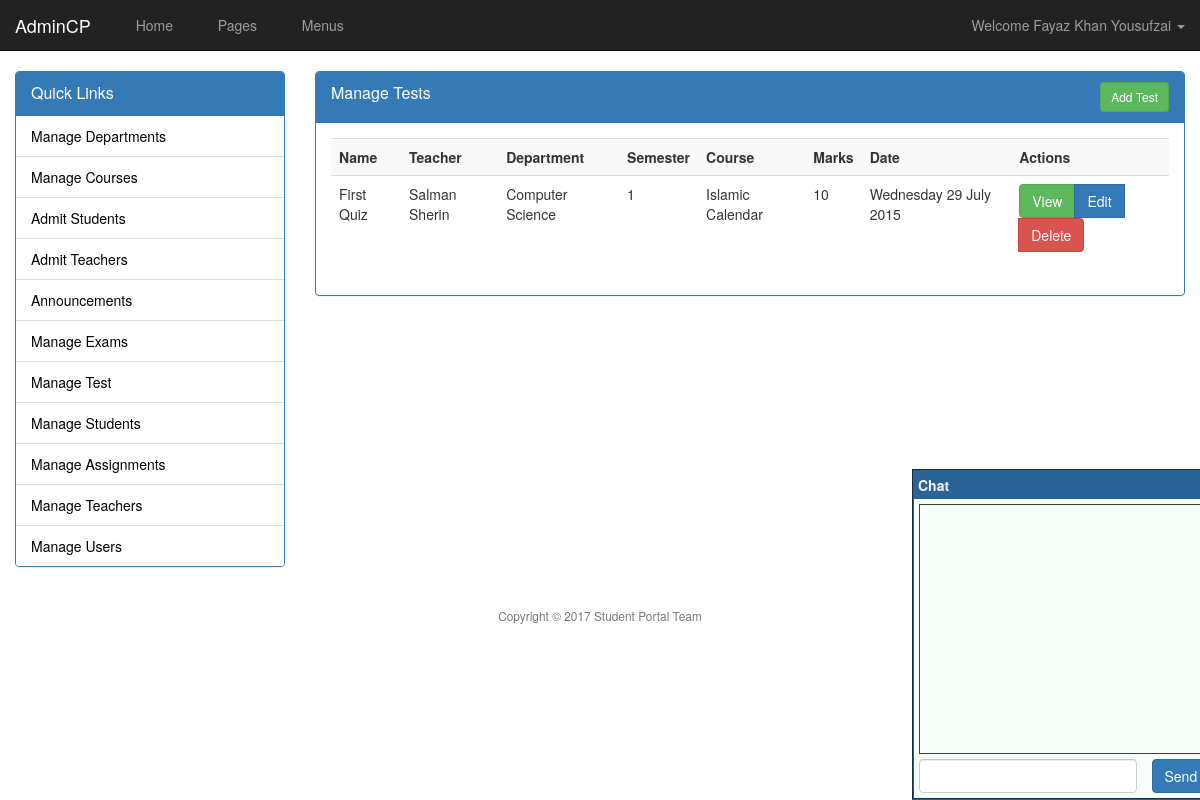
/admin/test.php (signed in), run on the app's committed database.
### tables this page shows
CREATE TABLE `tests` (
  `test_id` int(11) NOT NULL,
  `test_name` varchar(200) NOT NULL,
  `test_body` text NOT NULL,
  `test_teacher` int(11) NOT NULL,
  `test_department` int(11) NOT NULL,
  `test_semester` int(11) NOT NULL,
  `test_course` int(11) NOT NULL,
  `test_date` date NOT NULL,
  `test_marks` int(11) NOT NULL
);

### inc/database.php (called while the page is built, shortened)
<?php
class Database {
    public static $options = array();
    protected $con;
    protected $rs;
    private $row_id;
    public function __construct() {
        if (empty(self::$options)) {
            self::$options = array(
                PDO::ATTR_PERSISTENT => true,
                PDO::ATTR_ERRMODE => PDO::ERRMODE_EXCEPTION,
                PDO::MYSQL_ATTR_INIT_COMMAND => "SET NAMES utf8"
            );
        }
        try {
            $dsn = 'mysql:host=' . DB_HOST . ';dbname=' . DB_NAME;
            $this->con = new PDO($dsn, DB_USER, DB_PASS, self::$options);
        } catch (PDOException $e) {
            throw $e;
        }
    }
    public function query($stmt, $args = NULL) {
        $output = FALSE;
        try {
            $qprm = (!is_null($args) && !is_array($args)) ? array($args) : $args;
            $this->rs = $this->con->prepare($stmt);
            if (is_null($qprm)) {
                $this->rs->execute();
            } else {
                $this->rs->execute($qprm);
            }
            $this->row_id = $this->rs->rowCount();
            $output = $this;
        } catch (PDOException $e) {
            throw $e;
        }
        return $output;
    }
    public function queryValues($stmt, $fields = NULL, $args = NULL) {
        $output = FALSE;
        $fields = (is_array($fields)) ? $fields : array($fields);
        try {
            $db = new Database();
            $db->query($stmt, $args);
            if ($db->rowCount() > 0) {
                $r = $db->fetchArrayAssoc();
                foreach ($fields as $column) {
                    $output[$column] = $r[$column];
                }
            }
        } catch (PDOException $e) {
            throw $e;
        }
        return (object) $output;
    }
    public function fetchObject() {
        return $this->rs->fetch(PDO::FETCH_OBJ);
    }
    public function fetchArrayAssoc() {
        return $this->rs->fetch(PDO::FETCH_ASSOC);
    }
    public function rowCount() {
        return $this->row_id;
    }
    public function close() {
        $this->con = NULL;
        $this->row_id = NULL;
        $this->rs = NULL;
    }
}

### admin/test.php (the view)
<?php require 'header.php' ?>
<?php
$db = new Database();
if (isset($_GET["action"])) {
    $a = cleanString($_GET["action"]);
    if ($a === "add") {
        ?>
        <div class="panel panel-primary">
            <div class="panel-heading">
                <div class="panel-title">
                    Add Test
                </div>
            </div>
            <div class="panel-body">
                <?php
                if (isset($_POST["publish"])) {
                    $name = cleanString($_POST["name"]);
                    $body = $_POST["body"];
                    $teacher = cleanString($_POST["teacher"]);
                    $course = cleanString($_POST["course"]);
                    $department = cleanString($_POST["department"]);
                    $semester = cleanString($_POST["semester"]);
                    $date = cleanString($_POST["date"]);
                    $marks = cleanString($_POST["marks"]);
                    if (empty($name) || empty($date)) {
                        msgBox("error", "Please provide all fields");
                    } else {
                        try {
                            $date = date("Y-m-d", strtotime($date));
                            $stmt = "INSERT INTO tests VALUES(null,?,?,?,?,?,?,?,?)";
                            $args = array($name, $body,$teacher,$department,$semester,$course,$date,$marks);
                            $db->runQuery($stmt, $args);
                            msgBox("ok", "Test Published");
                        } catch (PDOException $e) {
                            msgBox("error", $e->getMessage());
                        }
                    }
                }
                ?>
                <form method="post" action="test.php?action=add">
                    <div class="form-group">
                        <label>Name</label>
                        <input type="text" name="name" class="form-control" required="" />
                    </div>
                    <div class="form-group">
                        <label>Details</label>
                        <textarea name="body" class="form-control editor" rows="10"></textarea>
                    </div>
                    <div class="form-group">
                        <label>Teacher</label>
                        <select name="teacher" class="form-control">
                            <?php echo list_teacher(); ?>
                        </select>
                    </div>
                    <div class="form-group">
                        <label>Department</label>
                        <select name="department" class="form-control">
                            <?php echo list_departments(); ?>
                        </select>
                    </div>
                    <div class="form-group">
                        <label>Semester</label>
                        <select name="semester" class="form-control">
                            <?php echo list_semesters(); ?>
                        </select>
                    </div>
                    <div class="form-group">
                        <label>Course</label>
                        <select name="course" class="form-control">
                            <?php echo list_courses(); ?>
                        </select>
                    </div>
                    <div class="form-group">
                        <label>Date</label>
                        <input type="date" name="date" class="form-control" required="" />
                    </div>
                    <div class="form-group">
                        <label>Marks</label>
                        <input type="number" name="marks" class="form-control" required="" />
                    </div>
                    <input type="submit" name="publish" value="Publish" class="btn btn-primary" />
                </form>
            </div>
        </div>
        <?php
    } else if ($a === "edit") {
        if (isset($_GET["id"])) {
            $id = intval(cleanString($_GET["id"]));
            ?>
        <div class="panel panel-primary">
            <div class="panel-heading">
                <div class="panel-title">
                    Edit Test
                </div>
            </div>
            <div class="panel-body">
                <?php
                if (isset($_POST["publish"])) {
                    $name = cleanString($_POST["name"]);
                    $body = $_POST["body"];
                    $teacher = cleanString($_POST["teacher"]);
                    $course = cleanString($_POST["course"]);
                    $department = cleanString($_POST["department"]);
                    $semester = cleanString($_POST["semester"]);
                    $date = cleanString($_POST["date"]);
                    $marks = cleanString($_POST["marks"]);
                    if (empty($name) || empty($date)) {
                        msgBox("error", "Please provide all fields");
                    } else {
                        try {
                            $date = date("Y-m-d", strtotime($date));
                            $stmt = "UPDATE tests SET test_name = ?, test_body = ?,"
                                    . "test_teacher = ?, test_department = ?,"
                                    . "test_semester = ?, test_course = ?,"
                                    . "test_date = ?, test_marks = ? WHERE "
                                    . "test_id = ?";
                            $args = array($name, $body,$teacher,$department,$semester,$course,$date,$marks,$id);
                            $db->runQuery($stmt, $args);
                            msgBox("ok", "Test Published");
                        } catch (PDOException $e) {
                            msgBox("error", $e->getMessage());
                        }
                    }
                }
                $db->query("SELECT * FROM tests WHERE test_id = ?",array($id));
                $r = $db->fetchObject();
                ?>
                <form method="post" action="test.php?action=add">
                    <div class="form-group">
                        <label>Name</label>
                        <input type="text" name="name" value="<?php echo $r->test_name ?>" class="form-control" required="" />
                    </div>
                    <div class="form-group">
                        <label>Details</label>
                        <textarea name="body" class="form-control editor" rows="10"><?php echo $r->test_body ?></textarea>
                    </div>
                    <div class="form-group">
                        <label>Teacher</label>
                        <select name="teacher" class="form-control">
                            <?php echo list_teacher($r->test_teacher); ?>
                        </select>
                    </div>
                    <div class="form-group">
                        <label>Department</label>
                        <select name="department" class="form-control">
                            <?php echo list_departments($r->test_department); ?>
                        </select>
                    </div>
                    <div class="form-group">
                        <label>Semester</label>
                        <select name="semester" class="form-control">
                            <?php echo list_semesters($r->test_semester); ?>
                        </select>
                    </div>
                    <div class="form-group">
                        <label>Course</label>
                        <select name="course" class="form-control">
                            <?php echo list_courses($r->test_course); ?>
                        </select>
                    </div>
                    <div class="form-group">
                        <label>Date</label>
                        <input type="date" name="date" value="<?php echo $r->test_date ?>" class="form-control" required="" />
                    </div>
                    <div class="form-group">
                        <label>Marks</label>
                        <input type="number" name="marks" value="<?php echo $r->test_marks ?>" class="form-control" required="" />
                    </div>
                    <input type="submit" name="publish" value="Update" class="btn btn-primary" />
                </form>
            </div>
        </div>
        <?php
        }
    } else if ($a === "delete") {
        if (isset($_GET["id"])) {
            $id = intval(cleanString($_GET["id"]));
            try {
                $db->runQuery("DELETE FROM tests WHERE test_id = ?", array($id));
                msgBox("ok", "Test Deleted");
                header("refresh:1;url=test.php");
            } catch (PDOException $e) {
                msgBox("erorr", $e->getMessage());
                header("refresh:3;url=test.php");
            }
        }
    } else {
        echo "Nothing to do";
    }
} else {
    ?>
    <div class="panel panel-primary">
        <div class="panel-heading">
            <div class="panel-title">
                Manage Tests
                <div class="pull-right">
                    <a href="test.php?action=add" class="btn btn-sm btn-success">Add Test</a>
                </div>
                <div class="clearfix"></div>
            </div>
        </div>
        <div class="panel-body">
            <table class="table table-striped table-hover">
                <tr>
                    <th>Name</th>
                    <th>Teacher</th>
                    <th>Department</th>
                    <th>Semester</th>
                    <th>Course</th>
                    <th>Marks</th>
                    <th>Date</th>
                    <th>Actions</th>
                </tr>
                <?php
                try {
                    $db->query("SELECT * FROM tests");
                    $v = new Database();
                    while ($r = $db->fetchObject()) {
                        $department = $v->queryValues("SELECT department_name FROM departments WHERE department_id = ?", "department_name",array($r->test_department));
                        $teacher = $v->queryValues("SELECT user_name FROM users WHERE user_id = ?", "user_name",array($r->test_teacher));
                        $course = $v->queryValues("SELECT course_name FROM courses WHERE course_id = ?", "course_name",array($r->test_course));
                        echo "
                            <tr>
                                <td>$r->test_name</td>
                                <td>$teacher->user_name</td>
                                <td>$department->department_name</td>
                                <td>$r->test_semester</td>
                                <td>$course->course_name</td>
                                <td>$r->test_marks</td>
                                <td>" . date("l d F Y", strtotime($r->test_date)) . "</td>
                                <td>
                                    <div class='btn-group'>
                                        <a href='test-result.php?tid=$r->test_id' class='btn btn-success'>View</a>
                                        <a href='test.php?action=edit&amp;id=$r->test_id' class='btn btn-primary'>Edit</a>
                                        <a href='test.php?action=delete&amp;id=$r->test_id' class='btn btn-danger'>Delete</a>
                                    </div>
                                </td>
                            </tr>
                        ";
                    }
                } catch (PDOException $e) {
                    msgBox("error", $e->getMessage());
                }
                ?>
            </table>
        </div>
    </div>
    <?php
}
?>
<?php require 'footer.php' ?>

### content/assets/admin-theme/css/style.css (style rules this page uses)
@media (min-width: 786px) { .admin-body { background: url('../background.jpg') no-repeat fixed center center } }

### data on the page
tests: test_name "First Quiz", user_name "Salman Sherin", department_name "Computer Science", test_semester "1", course_name "Islamic Calendar", test_marks "10", test_date "Wednesday 29 July 2015"

### other printed values
$_SESSION["user_name"] "Fayaz Khan Yousufzai"
